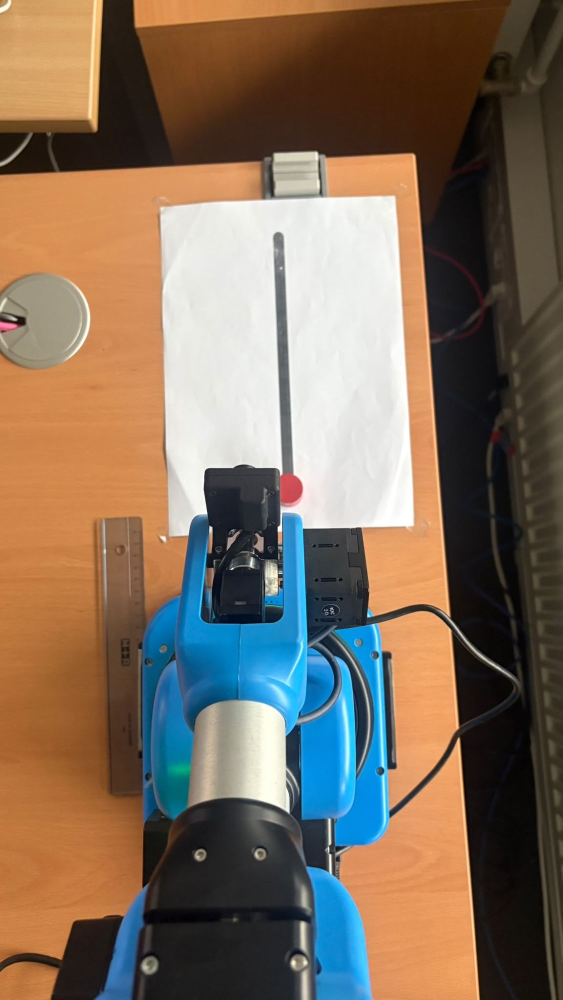
#> input picture 06_deliverables/team_m_project6_documentation/figures/setup_2026-10-25_overhead.jpg, 1125 x 2000 px (shown at 1/2 size)
$ python -i line_and_puck.py   (imports and definitions only)
#> lines starting #> are read from the running program, lines starting #| are printed output that depends on the picture; after the words box and inside, x2 and y2 are one past the last pixel; in counts of white or black regions, pixels touching at a corner belong together
#> further down, picture is the input picture: shape (2000, 1125, 3); mean B, G, R 92, 109.4, 127.7
"""
Where the printed line and the puck were on the table in a robot run or a demonstration, read from the logged pictures.

The sheets of the robot test of 11.11.26 were laid by hand, so their place differs from the demonstrations by a few
centimetres. To compare a robot run with the demonstrations without guessing the sheet's place, two things are read
from the pictures with the fitted forearm camera model (02_code/forearm_camera_model.py) and the puck detector
(02_code/puck_tracking.py):
    the line map    every picture's ink pixels are put onto the table; a table cell is line when most pictures that
                    saw it saw ink there;
    the puck track  the puck's centre on the table in every picture.
A demonstration's puck track lies on the line of its own sheet placement, so turning and shifting it until it lies on
a robot run's line map gives the move between the two sheet placements (``register_track_to_line``); the same move
then carries the demonstration's tip path into the robot run's frame.

Run from this folder (no robot, reads pictures only):
    python line_and_puck.py          builds tracks/run_NN.npz for the ten robot runs and tracks/demonstration_<plan>.npz
                                     for the standard-start demonstrations the runs are compared with
"""

import math
import time
from pathlib import Path
from typing import Dict, List, Optional, Sequence, Tuple

import cv2
import numpy
import pandas

import step_length_common as common

from config import WORKSPACE_PARAMETERS
from forearm_camera_model import viewing_rays_in_base
from puck_tracking import PuckTracker

LINE_AND_PUCK_PARAMETERS = {
    # the camera shows the black ink as dark blue and the paper as light blue; limits checked on pictures of runs 5, 6
    # and 9 and of demonstration 03-01 (ink: hue 99 to 118 of 180, saturation 130 to 255, value 62 to 187; paper: hue 94
    # to 104, saturation 41 to 114, value 200 to 241)
    "ink_hue_range": [90, 125],
    "ink_saturation_least": 125,
    "ink_value_most": 190,
    "paper_value_least": 195,
    "paper_saturation_most": 124,
    "paper_patch_least_px": 3000,
    # the parts of the picture the robot's own hand, pusher and jaws always cover, and the corner where its blue base
    # shows at the start of a run (each: left, top, right, bottom)
    "robot_areas_px": [[180, 330, 640, 480], [0, 400, 180, 480]],
    # every this many pixels in both directions is put onto the table
    "pixel_stride": 2,
    # the table grid of the line map, metres
    "map_x_m": [0.05, 0.56],
    "map_y_m": [-0.36, 0.36],
    "map_cell_m": 0.002,
    # a cell is line when at least this share of the pictures that saw it saw ink, and at least this many saw it (1:
    # the first centimetres of the line are free of the puck and the pusher only in the first picture or two of a run);
    # a patch of line cells smaller than "line_patch_least_cells" is a speck (a shadow), not line
    "line_share_least": 0.5,
    "seen_votes_least": 1,
    "line_patch_least_cells": 25,
    # the printed line is 1 cm wide (config.SHEET_PARAMETERS["line_width_m"])
    "line_width_m": 0.010,
    # the demonstrations' puck tracks are only needed to lay their sheets onto a robot run's line map (sheets 03 and
    # 04, the two overlays asked for), so every "demonstration_picture_stride"-th picture is enough
    "demonstration_sheets": ["path_03", "path_04"],
    "demonstration_picture_stride": 2,
    # the registration search: turn in degrees and shift in metres around the first guess, coarse then fine
    "registration_turn_deg": [-30.0, 30.0, 2.5],
    "registration_shift_m": [0.06, 0.005],
    "registration_fine_turn_deg": [2.5, 0.5],
    "registration_fine_shift_m": [0.006, 0.001],
    "registration_distance_cap_m": 0.02,
    # which demonstrations each robot run is compared with: the sheet's standard starts from the end the run began at
    # (the corrected ends of the data audit: plan 02-01 really started from end B, plan 05-01 from end B)
    "reference_end": {4: "B", 5: "A", 6: "A", 7: "B", 8: "A", 9: "A", 10: "A"},
    "tracks_folder": common.EVIDENCE_FOLDER / "tracks",
    "raw_folder": Path("D:/AI_Project/03_data/raw/main_data")
}
JOINT_COLUMNS = [f"joint_{number}" for number in range(1, 7)]


def merged_parameters(parameters: Optional[Dict] = None) -> Dict:
    """Return ``LINE_AND_PUCK_PARAMETERS`` with any overrides merged over it."""

    merged = dict(LINE_AND_PUCK_PARAMETERS)
    merged.update(parameters or {})
    return merged


def sheet_masks(
        picture_bgr: numpy.ndarray,
        parameters: Optional[Dict] = None
) -> Tuple[numpy.ndarray, numpy.ndarray]:
    """
    Return which pixels show the ink of the line and which show white paper.

    Ink counts only inside the outline of the sheet (the convex outline of the largest bright patch), so that dark blue
    things beside the sheet (a hoodie, the robot's shadow on the table) are not taken for ink, and never in the
    robot's own areas.

    Parameters
    ----------
    picture_bgr : numpy.ndarray
        The 640 x 480 camera picture as OpenCV reads it.
    parameters : dict, optional
        Overrides of ``LINE_AND_PUCK_PARAMETERS``.

    Returns
    -------
    tuple of numpy.ndarray
        Two boolean pictures: ink and paper.
    """

    settings = merged_parameters(parameters)
    hsv = cv2.cvtColor(picture_bgr, cv2.COLOR_BGR2HSV)
#> hsv: shape (2000, 1125, 3); mean H, S, V 37.7, 113, 142.4
    hue, saturation, value = hsv[:, :, 0], hsv[:, :, 1], hsv[:, :, 2]
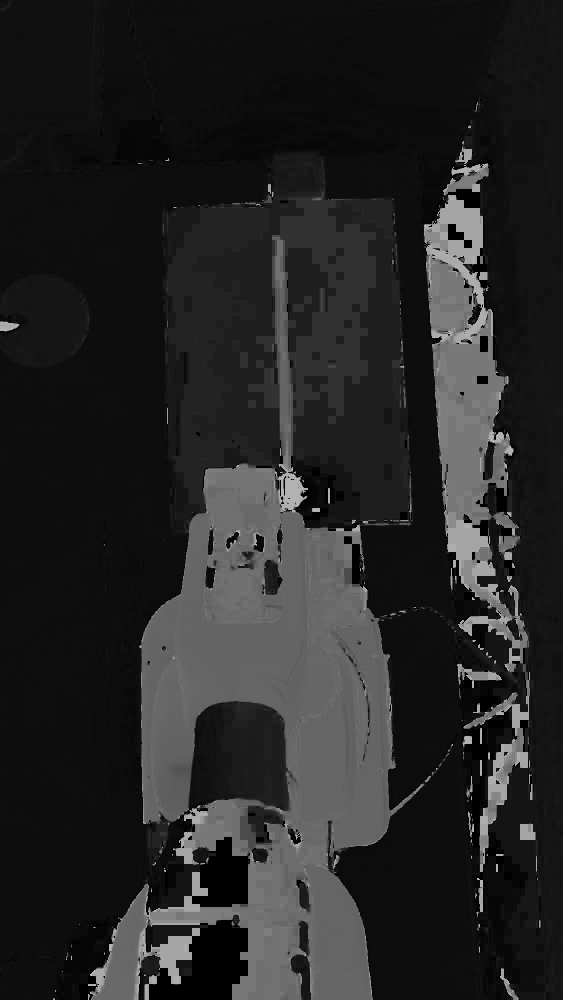
#> hue: shape (2000, 1125) (shown at 1/2 size); min 0, max 179, mean 37.7
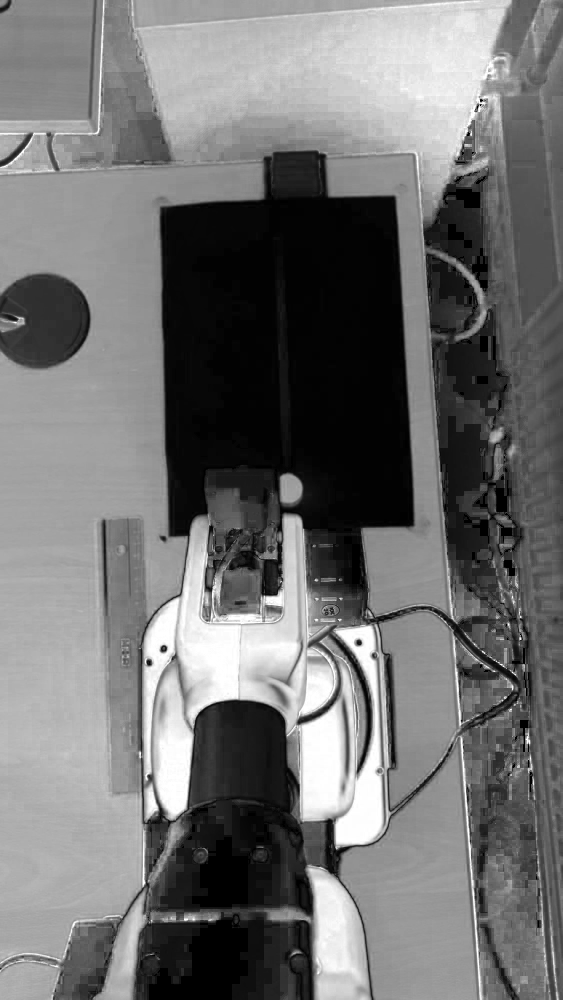
#> saturation: shape (2000, 1125) (shown at 1/2 size); min 0, max 255, mean 113
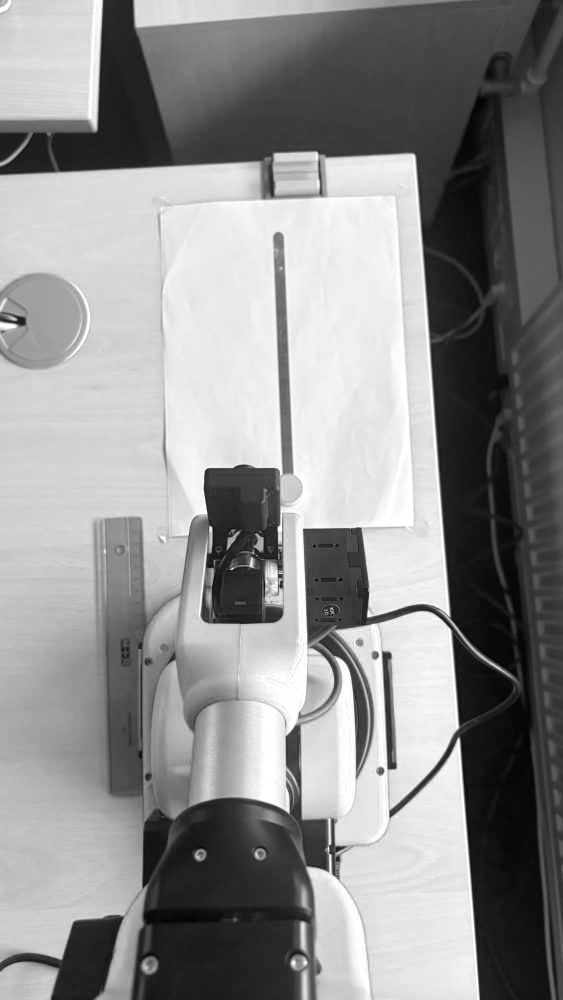
#> value: shape (2000, 1125) (shown at 1/2 size); min 1, max 255, mean 142.4
    is_ink = ((hue >= settings["ink_hue_range"][0]) & (hue <= settings["ink_hue_range"][1])
              & (saturation >= settings["ink_saturation_least"]) & (value <= settings["ink_value_most"]))
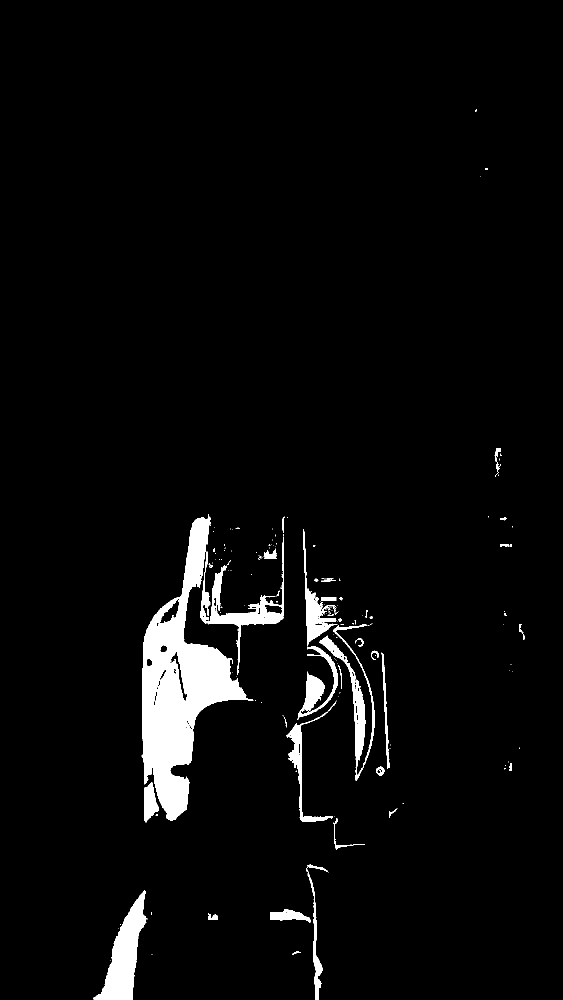
#> is_ink: shape (2000, 1125) bool (shown at 1/2 size); 3.9% white; 175 white regions (131 under 20 px), largest, box (x1, y1, x2, y2) and area: (283, 1028, 507, 1641) 48778, (187, 1781, 295, 2000) 9568, (401, 1073, 568, 1350) 6753
    is_paper = (value >= settings["paper_value_least"]) & (saturation <= settings["paper_saturation_most"])
#> is_paper: shape (2000, 1125) bool; 14.8% white; 215 white regions (147 under 20 px), largest, box (x1, y1, x2, y2) and area: (315, 313, 832, 1223) 289254, (478, 1401, 593, 1626) 16934, (852, 630, 900, 1233) 2481
    closed = cv2.morphologyEx(is_paper.astype(numpy.uint8), cv2.MORPH_CLOSE, numpy.ones((5, 5), numpy.uint8))
#> closed: shape (2000, 1125); values 0 (black) and 1 (white), 14.9% white; 133 white regions (75 under 20 px)
    count, labels, statistics, _ = cv2.connectedComponentsWithStats(closed)
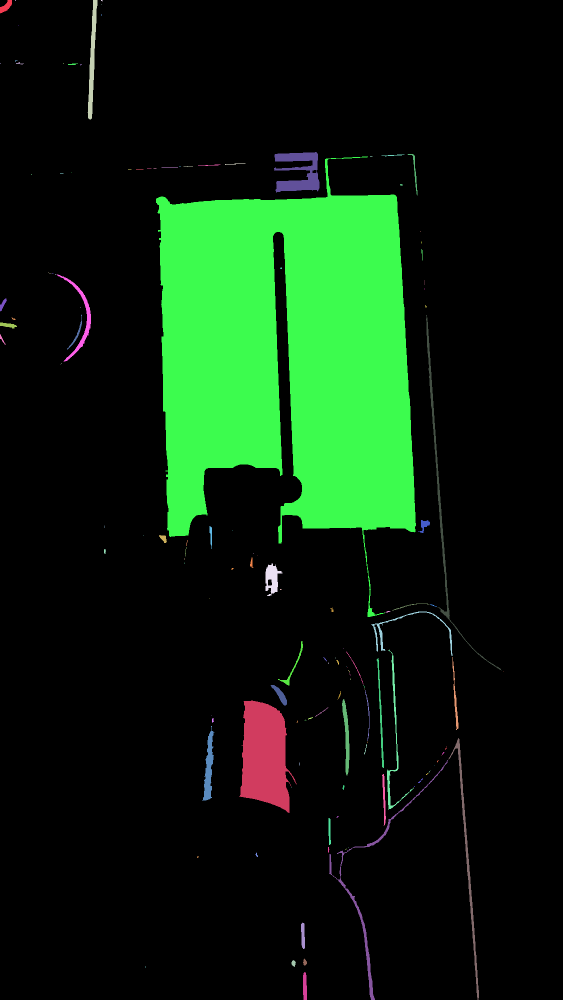
#> labels: shape (2000, 1125) int32 (shown at 1/2 size); 134 distinct labels, from 0 to 133; one colour per label, 0 black
#> count = 134; statistics = 134 rows, first 6: [0, 0, 1125, 2000, 1913711], [0, 0, 24, 27, 330], [30, 0, 2, 2, 3], [175, 0, 20, 239, 2055], [202, 0, 3, 3, 7], [202, 8, 1, 1, 1]
    is_on_sheet = numpy.zeros(is_paper.shape, dtype = numpy.uint8)
    # every large bright patch belongs to the sheet: the line itself can cut the paper into two patches (sheet 01)
    large_patches = [label for label in range(1, count) if statistics[label, cv2.CC_STAT_AREA] >= settings["paper_patch_least_px"]]
#> large_patches = [14, 17, 96]
    if large_patches:
        contours, _ = cv2.findContours(numpy.isin(labels, large_patches).astype(numpy.uint8), cv2.RETR_EXTERNAL, cv2.CHAIN_APPROX_SIMPLE)
#> contours = 3 contours; box (x1, y1, x2, y2) and area: (312, 313, 832, 1234) 288472, (478, 1401, 593, 1626) 16689, (548, 304, 639, 385) 3866
        cv2.drawContours(is_on_sheet, [cv2.convexHull(numpy.vstack(contours))], -1, 1, thickness = -1)
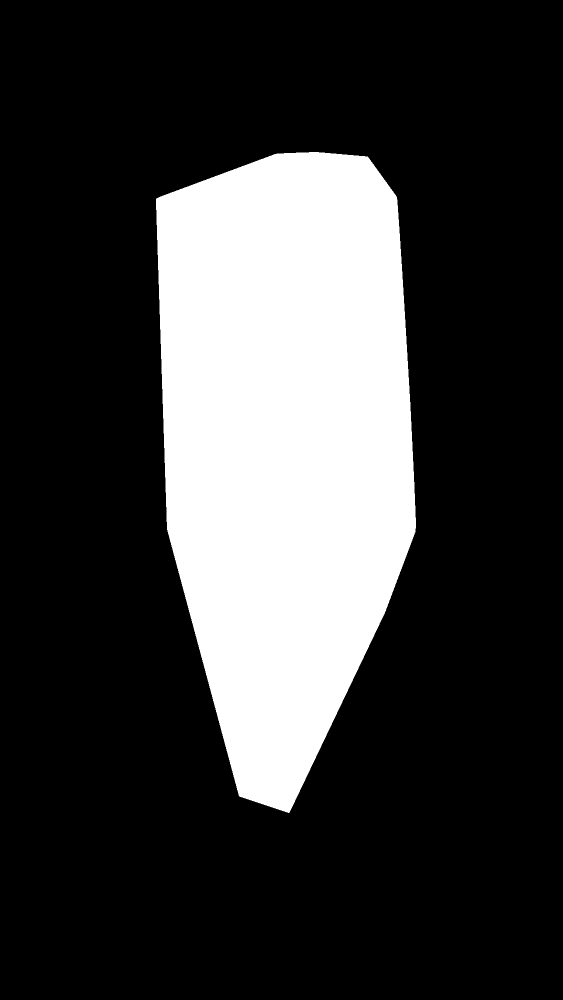
#> is_on_sheet: shape (2000, 1125) (shown at 1/2 size); values 0 (black) and 1 (white), 23.3% white; 1 white region, box (x1, y1, x2, y2) and area: (312, 304, 832, 1626) 524969
    is_ink = is_ink & (is_on_sheet > 0)
#> is_ink: shape (2000, 1125) bool; 1.3% white; 122 white regions (96 under 20 px), largest, box (x1, y1, x2, y2) and area: (401, 1073, 568, 1350) 6753, (396, 1289, 507, 1406) 5920, (366, 1028, 422, 1206) 5077
    is_paper = is_paper & (is_on_sheet > 0)
#> is_paper: shape (2000, 1125) bool; 13.9% white; 77 white regions (55 under 20 px), largest, box (x1, y1, x2, y2) and area: (315, 313, 832, 1223) 289254, (478, 1401, 593, 1626) 16934, (551, 345, 639, 385) 2053
    for left, top, right, bottom in settings["robot_areas_px"]:
        is_ink[top:bottom, left:right] = False
        is_paper[top:bottom, left:right] = False
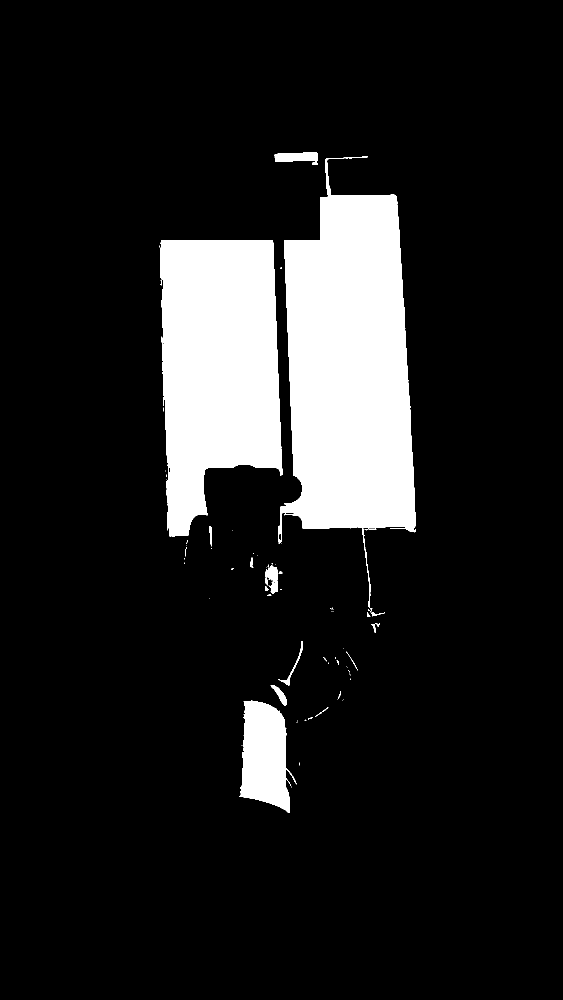
#> is_paper: shape (2000, 1125) bool (shown at 1/2 size); 12.7% white; 74 white regions (53 under 20 px), largest, box (x1, y1, x2, y2) and area: (556, 313, 832, 1223) 151336, (319, 480, 565, 1074) 112984, (478, 1401, 593, 1626) 16934
    return is_ink, is_paper


# [314 lines left out: functions table_points_from_pixels, line_map_and_puck_track, line_mask, distance_to_line_m, values_at_points, moved_points and 5 more, not called in this run]


# [2 lines not run here, left out]

>>> import cv2
>>> picture = cv2.imread('../../../../../team_m_project6_documentation/figures/setup_2026-10-25_overhead.jpg')
>>> result = sheet_masks(picture)
